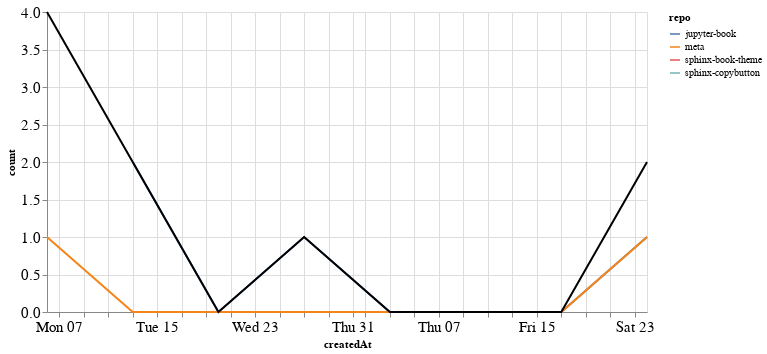

Write notebook code for a chart like this one.
### Markdown cell above
### PRs

### Code cell
prs_time = prs.groupby('repo').resample('W', on='createdAt').count()['author'].reset_index()
prs_time = prs_time.rename(columns={'author': 'count'})
prs_time_total = prs_time.groupby('createdAt').agg({"count": "sum"}).reset_index()

ch1 = alt.Chart(prs_time, width=600).mark_line().encode(
    x='createdAt',
    y='count',
    color='repo',
    tooltip="repo"
)

ch2 = alt.Chart(prs_time_total, width=600).mark_line(color="black").encode(
    x='createdAt',
    y='count',
)

ch1 + ch2

### Figure 1 — Vega-Lite specification as saved in the notebook (floating-point values rounded to 4 significant figures)
{"config": {"axisLeft": {"labelFontSize": 15}, "axisBottom": {"labelFontSize": 15}}, "layer": [{"data": {"name": "data-51af8814f32d02f5c511f96f9ac2a17f"}, "mark": "line", "encoding": {"color": {"type": "nominal", "field": "repo"}, "tooltip": {"type": "nominal", "field": "repo"}, "x": {"type": "temporal", "field": "createdAt"}, "y": {"type": "quantitative", "field": "count"}}, "width": 600}, {"data": {"name": "data-97c714638fc6d8b5cdd7638e98b4fbbb"}, "mark": {"type": "line", "color": "black"}, "encoding": {"x": {"type": "temporal", "field": "createdAt"}, "y": {"type": "quantitative", "field": "count"}}, "width": 600}], "$schema": "https://vega.github.io/schema/vega-lite/v4.8.1.json", "datasets": {"data-51af8814f32d02f5c511f96f9ac2a17f": [{"repo": "jupyter-book", "createdAt": "2020-12-13T00:00:00", "count": 2}, {"repo": "jupyter-book", "createdAt": "2020-12-20T00:00:00", "count": 0}, {"repo": "jupyter-book", "createdAt": "2020-12-27T00:00:00", "count": 1}, {"repo": "jupyter-book", "createdAt": "2021-01-03T00:00:00", "count": 0}, {"repo": "jupyter-book", "createdAt": "2021-01-10T00:00:00", "count": 0}, {"repo": "jupyter-book", "createdAt": "2021-01-17T00:00:00", "count": 0}, {"repo": "jupyter-book", "createdAt": "2021-01-24T00:00:00", "count": 1}, {"repo": "meta", "createdAt": "2020-12-06T00:00:00", "count": 1}, {"repo": "meta", "createdAt": "2020-12-13T00:00:00", "count": 0}, {"repo": "meta", "createdAt": "2020-12-20T00:00:00", "count": 0}, {"repo": "meta", "createdAt": "2020-12-27T00:00:00", "count": 0}, {"repo": "meta", "createdAt": "2021-01-03T00:00:00", "count": 0}, {"repo": "meta", "createdAt": "2021-01-10T00:00:00", "count": 0}, {"repo": "meta", "createdAt": "2021-01-17T00:00:00", "count": 0}, {"repo": "meta", "createdAt": "2021-01-24T00:00:00", "count": 1}, {"repo": "sphinx-book-theme", "createdAt": "2020-12-06T00:00:00", "count": 1}, {"repo": "sphinx-copybutton", "createdAt": "2020-12-06T00:00:00", "count": 2}], "data-97c714638fc6d8b5cdd7638e98b4fbbb": [{"createdAt": "2020-12-06T00:00:00", "count": 4}, {"createdAt": "2020-12-13T00:00:00", "count": 2}, {"createdAt": "2020-12-20T00:00:00", "count": 0}, {"createdAt": "2020-12-27T00:00:00", "count": 1}, {"createdAt": "2021-01-03T00:00:00", "count": 0}, {"createdAt": "2021-01-10T00:00:00", "count": 0}, {"createdAt": "2021-01-17T00:00:00", "count": 0}, {"createdAt": "2021-01-24T00:00:00", "count": 2}]}}
